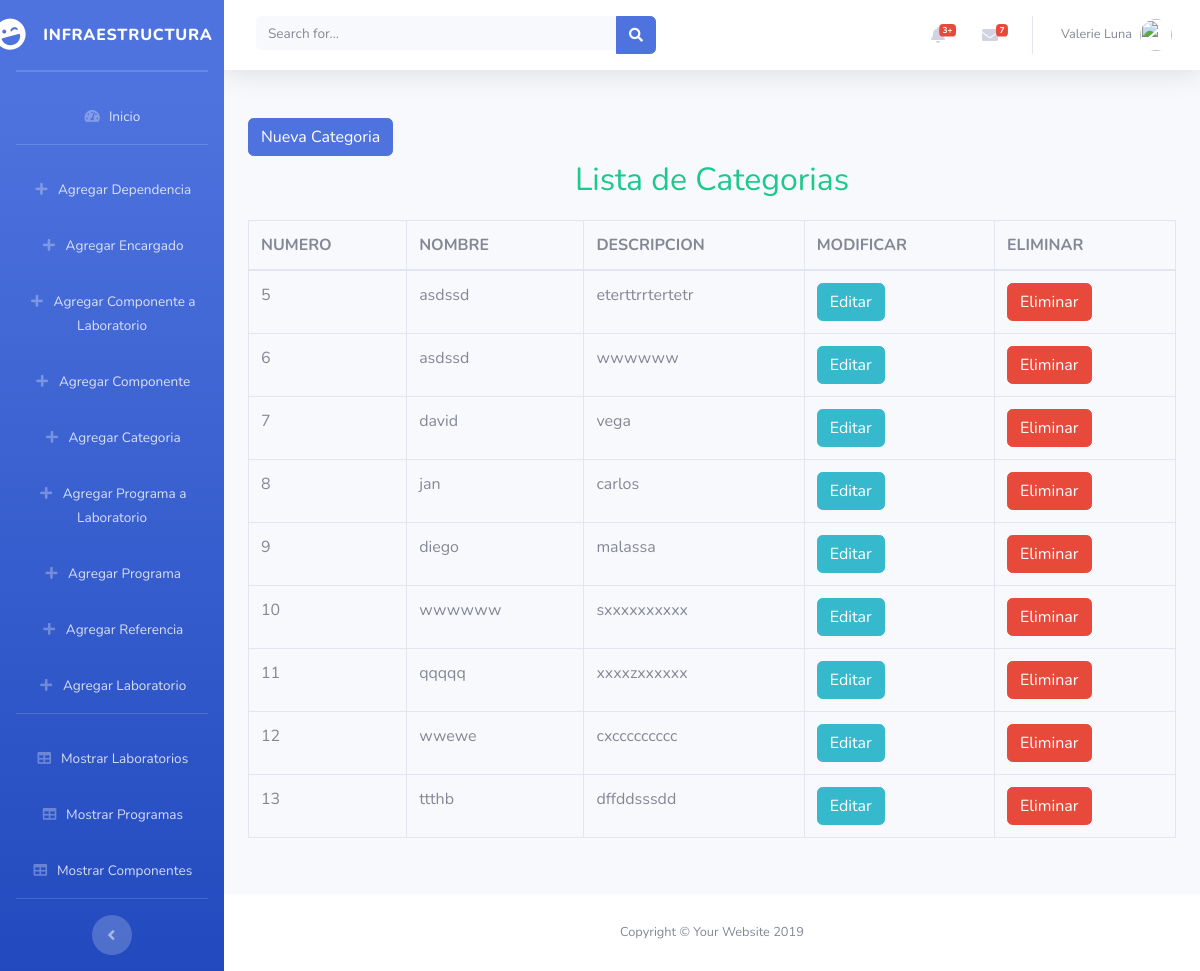
The page /infraestructura/list_categoria on the database its author committed.
### infraestructura/models.py (models this page shows, shortened)
class Categoria(models.Model):
    cat_id = models.AutoField(primary_key=True)
    cat_nombre = models.CharField(max_length=30)
    cat_descripcion = models.TextField()

### infraestructura/views.py (the view)
# urls.py: path('list_categoria', views.list_categorias, name='list_categoria'),
def list_categorias(request):
    categoria = Categoria.objects.all()
    return render(request, template_name='list_categorias.html', context={'categoria': categoria})

### infraestructura/templates/list_categorias.html
{% extends "blank.html" %}
{% load staticfiles %}
{% block main %}
    <br>
        <a class="btn btn-primary" href="{% url 'create_categoria' %}">Nueva Categoria</a>
    <br>
    <p align="center" class="text-success fa-2x">Lista de Categorias</p>
    <div>
        <table class="table table-bordered">
            <thead>
                <th>NUMERO</th>
                <th>NOMBRE</th>
                <th>DESCRIPCION</th>
                <th>MODIFICAR</th>
                <th>ELIMINAR</th>
            </thead>
            <tbody>
                {% for cat in  categoria %}
                    <tr>
                        <td>{{ cat.cat_id }}</td>
                        <td>{{ cat.cat_nombre}}</td>
                        <td>{{ cat.cat_descripcion }}</td>
                        <td><a class="btn btn-info"  href="{% url 'edit_categoria' cat.cat_id %}"> Editar </a> </td>
                        <td><a class="btn btn-danger" href="{% url 'delete_categoria' cat.cat_id %}" > Eliminar </a> </td>
                    </tr>
                {% endfor %}
            </tbody>
        </table>
    </div>
{% endblock %}

### rows shown on the page
Categoria: cat_id "5", cat_nombre "asdssd", cat_descripcion "eterttrrtertetr"
Categoria: cat_id "6", cat_nombre "asdssd", cat_descripcion "wwwwww"
Categoria: cat_id "7", cat_nombre "david", cat_descripcion "vega"
Categoria: cat_id "8", cat_nombre "jan", cat_descripcion "carlos"
Categoria: cat_id "9", cat_nombre "diego", cat_descripcion "malassa"
Categoria: cat_id "10", cat_nombre "wwwwww", cat_descripcion "sxxxxxxxxxx"
Categoria: cat_id "11", cat_nombre "qqqqq", cat_descripcion "xxxxzxxxxxx"
Categoria: cat_id "12", cat_nombre "wwewe", cat_descripcion "cxccccccccc"
Categoria: cat_id "13", cat_nombre "ttthb", cat_descripcion "dffddsssdd"
